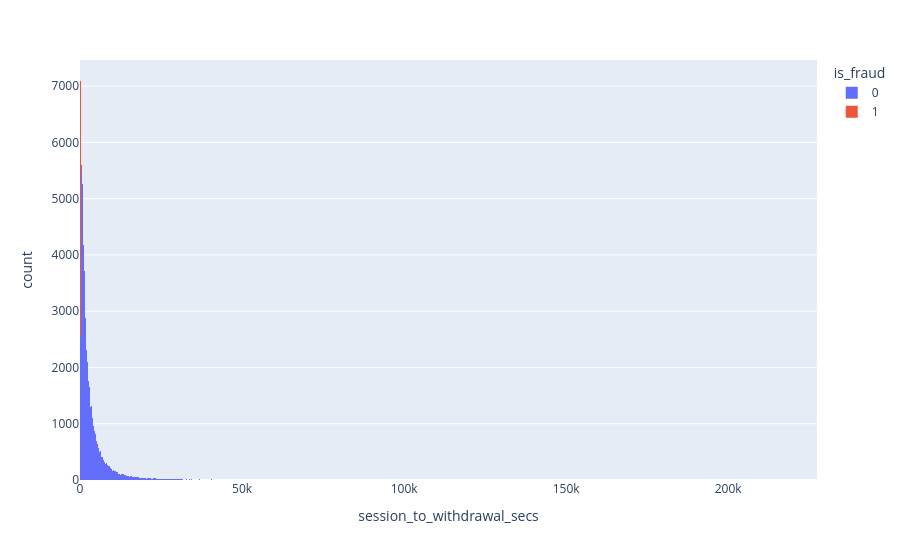

This figure's notebook cell:
### Code cell
summary = (
    df.groupby("is_fraud", as_index=False)['session_to_withdrawal_secs'].median().rename(columns={'sum of session_to_withdrawal_secs':'session_to_withdrawal_secs'})
)
pe.histogram(df, x='session_to_withdrawal_secs', color='is_fraud').show()

### Figure 1 — Plotly figure (JSON) as saved in the notebook; plotly's stock layout.template omitted (floating-point values rounded to 4 significant figures; data arrays with more than 128 entries replaced by an {"elided": "..."} marker saying what was removed)
{"data": [{"bingroup": "x", "hovertemplate": "is_fraud=0<br>session_to_withdrawal_secs=%{x}<br>count=%{y}<extra></extra>", "legendgroup": "0", "marker": {"color": "#636efa", "pattern": {"shape": ""}}, "name": "0", "orientation": "v", "showlegend": true, "type": "histogram", "x": {"elided": "75200 int values"}, "xaxis": "x", "yaxis": "y"}, {"bingroup": "x", "hovertemplate": "is_fraud=1<br>session_to_withdrawal_secs=%{x}<br>count=%{y}<extra></extra>", "legendgroup": "1", "marker": {"color": "#EF553B", "pattern": {"shape": ""}}, "name": "1", "orientation": "v", "showlegend": true, "type": "histogram", "x": {"elided": "4800 int values"}, "xaxis": "x", "yaxis": "y"}], "layout": {"barmode": "relative", "legend": {"title": {"text": "is_fraud"}, "tracegroupgap": 0}, "margin": {"t": 60}, "xaxis": {"anchor": "y", "domain": [0, 1], "title": {"text": "session_to_withdrawal_secs"}}, "yaxis": {"anchor": "x", "domain": [0, 1], "title": {"text": "count"}}}}
